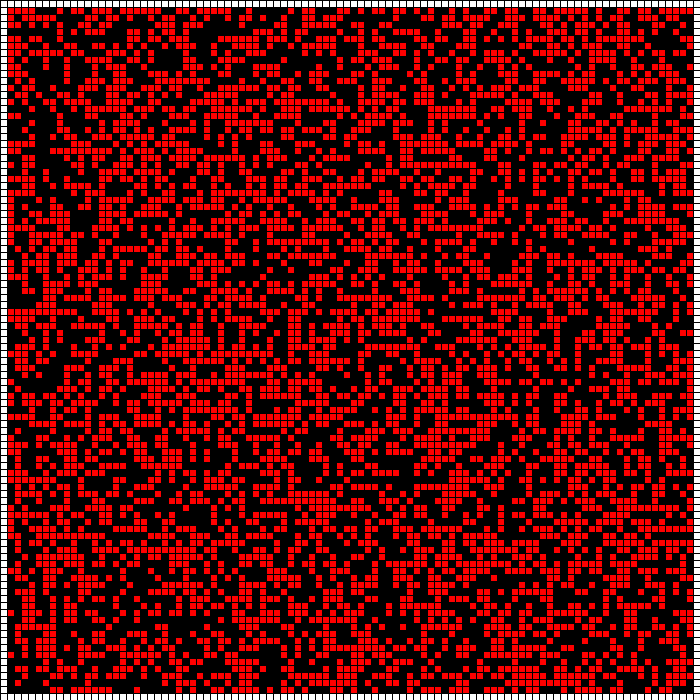
Frame 1 (no input)
Frame 60 (the mouse pressed at the canvas centre just before this capture): identical to frame 1, image omitted
Frame 120 (the mouse held since frame 60 and released just before this capture): identical to frame 1, image omitted

The Processing sketch that drew this single still picture (run headless with seeded random() and noise(); from frame 60 on, the mouse is pressed at the canvas centre):

// Processing sketch: dia3
// ── dia3.pde
int[][]mapa = new int[100][100];
int vecinos;

void setup() {
  size(700,700);
  for(int y=0;y<100;y++){
    for(int x=0; x<100;x++){
      mapa[y][x]=(int)random(0,2);
      mapa[0][x]=2;
      mapa[y][0]=2;
      mapa[99][x]=2;
      mapa[y][99]=2;
    }
  }
}

void draw() {
  for(int y=0;y<100;y++){
    for(int x=0; x<100; x++){
      if (mapa[y][x]==0) {
        fill(0,0,0);
        rect(x*7,y*7,7,7);
      } else if (mapa[y][x]==2) {
        fill(255,255,255);
        rect(x*7,y*7,7,7);
      }
      else {
        fill(255,0,0);
        rect(x*7,y*7,7,7);
      }
    }
  }
}

void keyReleased() {
  if (key == 'q'){
   for(int y=1;y<98; y++ ){
    for(int x=1; x<98; x++){
      if (mapa[y-1][x-1]==1) {
        vecinos ++;
      }
      if (mapa[y-1][x]==1) {
        vecinos ++;
      }
      if (mapa[y-1][x+1]==1) {
        vecinos ++;
      }
      if (mapa[y][x-1]==1) {
        vecinos ++;
      }
      if (mapa[y][x+1]==1) {
        vecinos ++;
      }
      if (mapa[y+1][x-1]==1) {
        vecinos ++;
      }
      if (mapa[y+1][x]==1) {
        vecinos ++;
      }
      if (mapa[y+1][x+1]==1) {
        vecinos ++;
      }
      println("Hay "+vecinos+" vecinos presentes.");
      vecinos = 0;
    }
   }
  }
}
